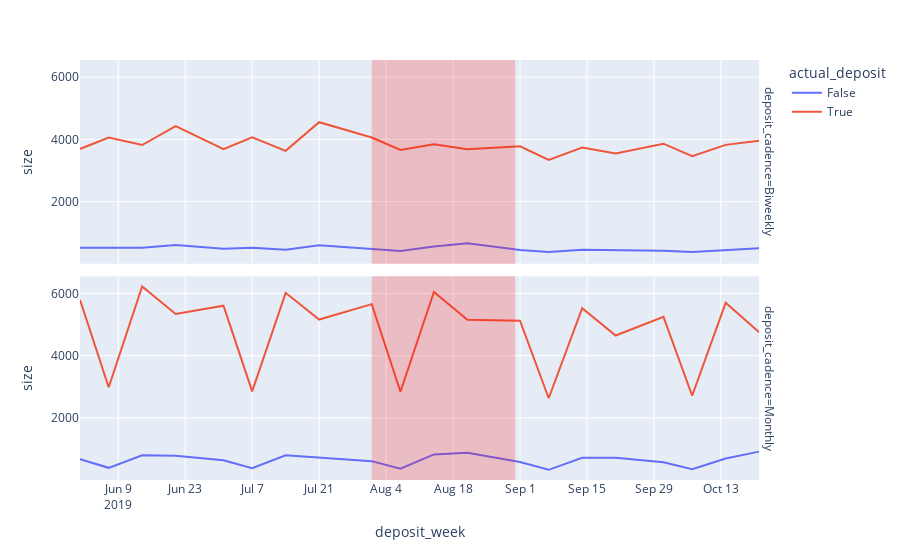

This figure's notebook cell:
### Code cell
fig = px.line(status, x='deposit_week', y='size', color='actual_deposit', facet_row='deposit_cadence')
fig.add_vrect(x0=month3_start, x1=month3_end, line_width=0, fillcolor="red", opacity=0.2)
fig.show()

### Figure 1 — Plotly figure (JSON) as saved in the notebook; plotly's stock layout.template omitted (floating-point values rounded to 4 significant figures)
{"data": [{"hovertemplate": "actual_deposit=False<br>deposit_cadence=Biweekly<br>deposit_week=%{x}<br>size=%{y}<extra></extra>", "legendgroup": "False", "line": {"color": "#636efa", "dash": "solid"}, "marker": {"symbol": "circle"}, "mode": "lines", "name": "False", "orientation": "v", "showlegend": true, "type": "scatter", "x": ["2019-06-01T00:00:00", "2019-06-07T00:00:00", "2019-06-14T00:00:00", "2019-06-21T00:00:00", "2019-07-01T00:00:00", "2019-07-07T00:00:00", "2019-07-14T00:00:00", "2019-07-21T00:00:00", "2019-08-01T00:00:00", "2019-08-07T00:00:00", "2019-08-14T00:00:00", "2019-08-21T00:00:00", "2019-09-01T00:00:00", "2019-09-07T00:00:00", "2019-09-14T00:00:00", "2019-09-21T00:00:00", "2019-10-01T00:00:00", "2019-10-07T00:00:00", "2019-10-14T00:00:00", "2019-10-21T00:00:00"], "xaxis": "x2", "y": [513, 522, 516, 607, 484, 514, 455, 598, 490, 414, 558, 664, 442, 383, 456, 446, 421, 377, 436, 504], "yaxis": "y2"}, {"hovertemplate": "actual_deposit=False<br>deposit_cadence=Monthly<br>deposit_week=%{x}<br>size=%{y}<extra></extra>", "legendgroup": "False", "line": {"color": "#636efa", "dash": "solid"}, "marker": {"symbol": "circle"}, "mode": "lines", "name": "False", "orientation": "v", "showlegend": false, "type": "scatter", "x": ["2019-06-01T00:00:00", "2019-06-07T00:00:00", "2019-06-14T00:00:00", "2019-06-21T00:00:00", "2019-07-01T00:00:00", "2019-07-07T00:00:00", "2019-07-14T00:00:00", "2019-07-21T00:00:00", "2019-08-01T00:00:00", "2019-08-07T00:00:00", "2019-08-14T00:00:00", "2019-08-21T00:00:00", "2019-09-01T00:00:00", "2019-09-07T00:00:00", "2019-09-14T00:00:00", "2019-09-21T00:00:00", "2019-10-01T00:00:00", "2019-10-07T00:00:00", "2019-10-14T00:00:00", "2019-10-21T00:00:00"], "xaxis": "x", "y": [676, 395, 797, 783, 639, 384, 798, 733, 610, 365, 827, 881, 585, 331, 721, 715, 573, 347, 693, 916], "yaxis": "y"}, {"hovertemplate": "actual_deposit=True<br>deposit_cadence=Biweekly<br>deposit_week=%{x}<br>size=%{y}<extra></extra>", "legendgroup": "True", "line": {"color": "#EF553B", "dash": "solid"}, "marker": {"symbol": "circle"}, "mode": "lines", "name": "True", "orientation": "v", "showlegend": true, "type": "scatter", "x": ["2019-06-01T00:00:00", "2019-06-07T00:00:00", "2019-06-14T00:00:00", "2019-06-21T00:00:00", "2019-07-01T00:00:00", "2019-07-07T00:00:00", "2019-07-14T00:00:00", "2019-07-21T00:00:00", "2019-08-01T00:00:00", "2019-08-07T00:00:00", "2019-08-14T00:00:00", "2019-08-21T00:00:00", "2019-09-01T00:00:00", "2019-09-07T00:00:00", "2019-09-14T00:00:00", "2019-09-21T00:00:00", "2019-10-01T00:00:00", "2019-10-07T00:00:00", "2019-10-14T00:00:00", "2019-10-21T00:00:00"], "xaxis": "x2", "y": [3694, 4063, 3819, 4426, 3688, 4069, 3634, 4554, 4063, 3659, 3847, 3682, 3779, 3344, 3736, 3546, 3863, 3459, 3825, 3954], "yaxis": "y2"}, {"hovertemplate": "actual_deposit=True<br>deposit_cadence=Monthly<br>deposit_week=%{x}<br>size=%{y}<extra></extra>", "legendgroup": "True", "line": {"color": "#EF553B", "dash": "solid"}, "marker": {"symbol": "circle"}, "mode": "lines", "name": "True", "orientation": "v", "showlegend": false, "type": "scatter", "x": ["2019-06-01T00:00:00", "2019-06-07T00:00:00", "2019-06-14T00:00:00", "2019-06-21T00:00:00", "2019-07-01T00:00:00", "2019-07-07T00:00:00", "2019-07-14T00:00:00", "2019-07-21T00:00:00", "2019-08-01T00:00:00", "2019-08-07T00:00:00", "2019-08-14T00:00:00", "2019-08-21T00:00:00", "2019-09-01T00:00:00", "2019-09-07T00:00:00", "2019-09-14T00:00:00", "2019-09-21T00:00:00", "2019-10-01T00:00:00", "2019-10-07T00:00:00", "2019-10-14T00:00:00", "2019-10-21T00:00:00"], "xaxis": "x", "y": [5801, 2987, 6227, 5341, 5610, 2854, 6023, 5163, 5659, 2841, 6052, 5158, 5127, 2632, 5527, 4649, 5249, 2714, 5702, 4754], "yaxis": "y"}], "layout": {"annotations": [{"showarrow": false, "text": "deposit_cadence=Monthly", "textangle": 90, "x": 0.98, "xanchor": "left", "xref": "paper", "y": 0.2425, "yanchor": "middle", "yref": "paper"}, {"showarrow": false, "text": "deposit_cadence=Biweekly", "textangle": 90, "x": 0.98, "xanchor": "left", "xref": "paper", "y": 0.7575, "yanchor": "middle", "yref": "paper"}], "legend": {"title": {"text": "actual_deposit"}, "tracegroupgap": 0}, "margin": {"t": 60}, "shapes": [{"fillcolor": "red", "line": {"width": 0}, "opacity": 0.2, "type": "rect", "x0": "2019-08-01T00:00:00", "x1": "2019-08-31T00:00:00", "xref": "x", "y0": 0, "y1": 1, "yref": "y domain"}, {"fillcolor": "red", "line": {"width": 0}, "opacity": 0.2, "type": "rect", "x0": "2019-08-01T00:00:00", "x1": "2019-08-31T00:00:00", "xref": "x2", "y0": 0, "y1": 1, "yref": "y2 domain"}], "xaxis": {"anchor": "y", "domain": [0, 0.98], "title": {"text": "deposit_week"}}, "xaxis2": {"anchor": "y2", "domain": [0, 0.98], "matches": "x", "showticklabels": false}, "yaxis": {"anchor": "x", "domain": [0, 0.485], "title": {"text": "size"}}, "yaxis2": {"anchor": "x2", "domain": [0.515, 1], "matches": "y", "title": {"text": "size"}}}}
